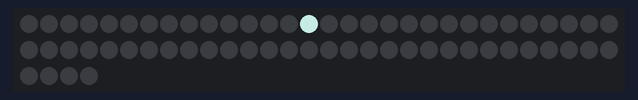
Simulated run of this sketch. Board: Arduino Uno, built with avr-gcc and run on an emulated ATmega328P. Parts: 64 RGB LEDs in strip order, left to right, continuing on the next row. Dim RGB values are drawn brighter than linear; random numbers use the default seed unless the sketch sets one.

Above: at 0.15 s.
At 4.44 s:
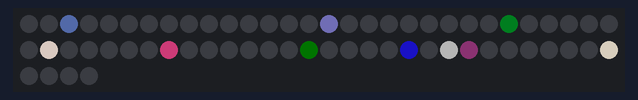
At 9.36 s:
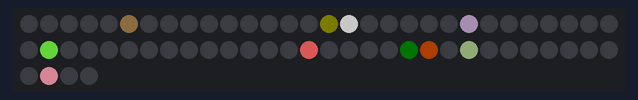
At 17.95 s:
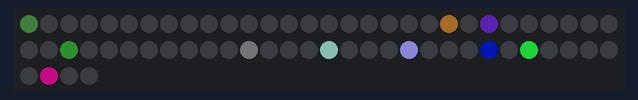
At 26.55 s:
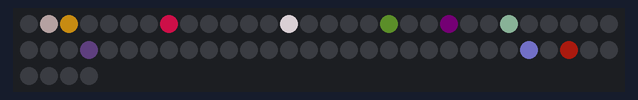
At 37.6 s:
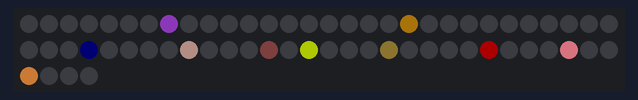

The sketch:

sparkle.ino
```cpp
// Free RTOS
// #include <Arduino_FreeRTOS.h>
// #include <croutine.h>
// #include <event_groups.h>
// #include <FreeRTOSConfig.h>
// #include <FreeRTOSVariant.h>
// #include <list.h>
// #include <mpu_wrappers.h>
// #include <portable.h>
// #include <portmacro.h>
// #include <projdefs.h>
// #include <queue.h>
// #include <semphr.h>
// #include <StackMacros.h>
// #include <task.h>
// #include <timers.h>

// FastLED
#include <FastLED.h>


#define NUM_LEDS 64
#define DATA_PIN 7
#define CHIPSET     NEOPIXEL

CRGB leds[NUM_LEDS];
static uint8_t hue = 0;

static const int sparkles = 10;
static uint8_t nums[sparkles];
static uint8_t hues[sparkles];
static uint8_t sats[sparkles];
static uint8_t values[sparkles];

void setup() {
  //Serial.begin(9600);
  FastLED.addLeds<CHIPSET, DATA_PIN>(leds, NUM_LEDS);
  for(int i = 0; i < sparkles; i++) {
    nums[i] = random8() % NUM_LEDS;
    hues[i] = random8();
    sats[i] = random8();
    values[i] = random8();
  }
}

void loop() {
  for(int i = 0; i < sparkles; i++) {
    leds[nums[i]] = CHSV(hues[i], sats[i], values[i]);

    if(values[i] == 0) {
      nums[i] = random8() % NUM_LEDS;
      hues[i] = random8();
      sats[i] = random8();
      values[i] = 255;
    }

    if(values[i] >= 16) {
      values[i] -= 16;
    } else {
      values[i] = 0;
    }

    FastLED.show();
    delay(5);
  }
}
```
